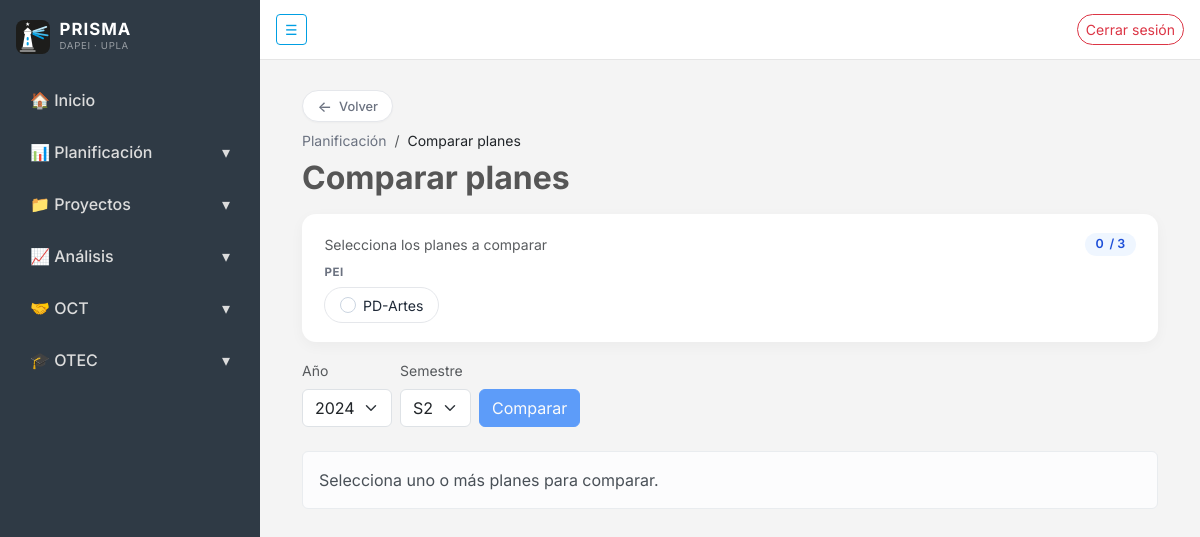
Page /planificacion/programas/comparar/ (signed in) on the earlier database version.
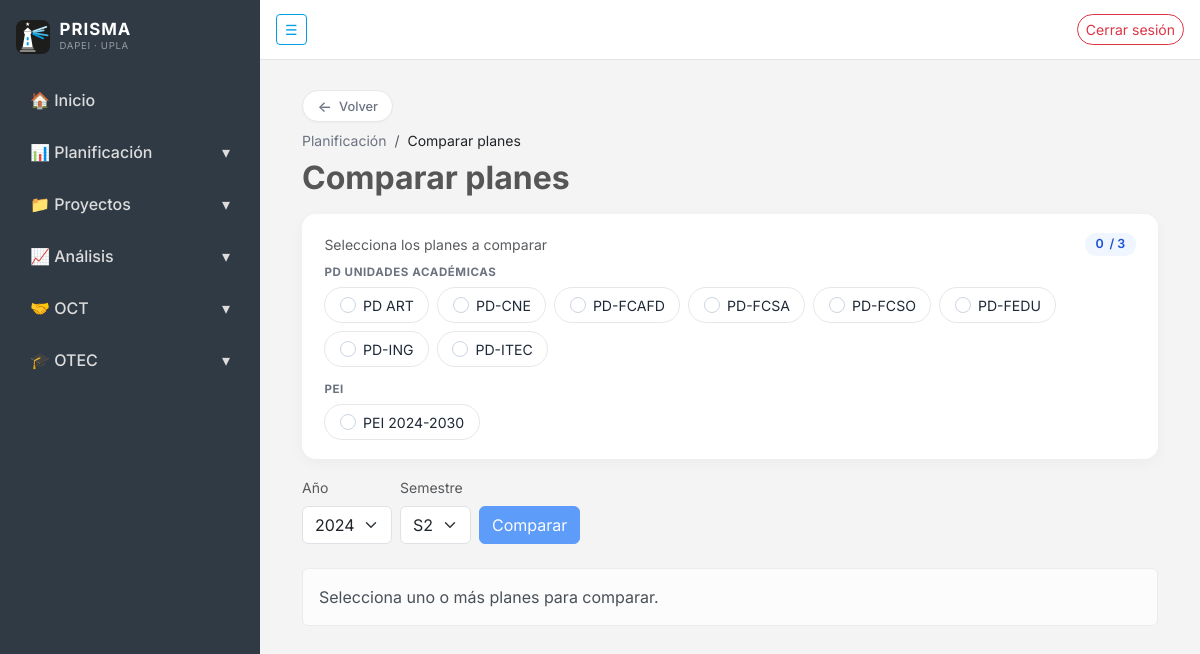
Same page on the later database version.
### planificacion/models.py (models this page shows, shortened)
class Programa(models.Model):
    class TipoPrograma(models.TextChoices):
        PEI = "PEI", "PEI"
        PD_UNIDADES = "PD_UNI", "PD Unidades Académicas"
        PD_FUNCIONES = "PD_FUN", "PD Funciones Institucionales"
    class Estado(models.TextChoices):
        BORRADOR = "BORRADOR", "Borrador"
        VIGENTE = "VIGENTE", "Vigente"
        CERRADO = "CERRADO", "Cerrado"
    nombre = models.CharField(max_length=100)
    tipo = models.CharField(
        max_length=10,
        choices=TipoPrograma.choices,
        default=TipoPrograma.PEI,
    )
    estado = models.CharField(
        max_length=10,
        choices=Estado.choices,
        default=Estado.BORRADOR,
    )
    objetivos = models.ManyToManyField(
        "Objetivo",
        blank=True,
        related_name="programas_asociados",
    )
    fecha_creacion = models.DateTimeField(auto_now_add=True)
    creado_por = models.ForeignKey(
        settings.AUTH_USER_MODEL,
        on_delete=models.PROTECT,
        null=True,
        blank=True,
        related_name="programas_creados",
    )
    eliminado = models.BooleanField(default=False)
    objects = ActivosManager()
    todos = models.Manager()
    class Meta:
        verbose_name = "Programa / PD"
        verbose_name_plural = "Programas / PD"
        ordering = ["nombre"]
        constraints = [
            models.UniqueConstraint(
                fields=["nombre", "tipo"],
                condition=models.Q(eliminado=False),
                name="programa_unico_nombre_tipo_activo",
            ),
        ]

### planificacion/views.py (the view)
# urls.py: path("programas/comparar/", views.comparar_programas, name="comparar"),
@login_required
def comparar_programas(request):
    raw_ids = request.GET.getlist("p")
    ids = []
    for x in raw_ids:
        v = _safe_int(x, None)
        if v is not None:
            ids.append(v)
    ids = ids[:3]
    seleccionados = list(Programa.objects.filter(id__in=ids))
    anio = _safe_int(request.GET.get("anio"), DEFAULT_ANIOS[0])
    semestre = _safe_int(request.GET.get("semestre"), 2)
    if semestre not in (1, 2):
        semestre = 2
    columnas = []
    for p in seleccionados:
        estructura, avance = _construir_estructura(p, anio, semestre)
        columnas.append({"programa": p, "estructura": estructura, "avance": avance})
    todos = Programa.objects.all().order_by("tipo", "nombre")
    return render(request, "planificacion/comparar.html", {
        "todos": todos,
        "seleccionados": seleccionados,
        "columnas": columnas,
        "anio": anio,
        "semestre": semestre,
        "anios": DEFAULT_ANIOS,
    })

### planificacion/helpers.py (called while the page is built, shortened)
def _safe_int(raw, default):
    if raw is None:
        return default

### planificacion/models.py (called while the page is built)
    def get_queryset(self):
        return super().get_queryset().filter(eliminado=False)

### planificacion/templates/planificacion/comparar.html (shortened to what the changed rows need)
{% extends "core/base.html" %}
{% load planificacion_extras l10n %}
{% block content %}
{% localize off %}
<div class="container-fluid">
    <h2 class="fw-bold mb-3">Comparar planes</h2>
    <form method="GET" class="mb-4" id="form-comparar">
        <div class="selector-planes mb-3">
            {% regroup todos by get_tipo_display as planes_por_tipo %}
            {% for grupo in planes_por_tipo %}
                <div class="tipo-grupo">
                    <div class="tipo-titulo">{{ grupo.grouper }}</div>
                    <div class="d-flex flex-wrap gap-2">
                        {% for p in grupo.list %}
                            <label class="plan-chip {% if p in seleccionados %}is-selected{% endif %}">
                                <span class="chip-check"></span>
                                <span>{{ p.nombre }}</span>
                            </label>
                        {% endfor %}
                    </div>
                </div>
            {% empty %}
                <p class="text-muted small mb-0">No hay planes registrados.</p>
            {% endfor %}
        </div>
    </form>
</div>
{% endlocalize %}
{% endblock %}

Differences in the rows shown:
no longer on this page (row edited): Programa: nombre "PD-Artes", shown under "PEI"
added Programa: nombre "PD ART", shown under "PD UNIDADES ACADÉMICAS"
added Programa: nombre "PD-CNE", shown under "PD UNIDADES ACADÉMICAS"
added Programa: nombre "PD-FCAFD", shown under "PD UNIDADES ACADÉMICAS"
added Programa: nombre "PD-FCSA", shown under "PD UNIDADES ACADÉMICAS"
added Programa: nombre "PD-FCSO", shown under "PD UNIDADES ACADÉMICAS"
added Programa: nombre "PD-FEDU", shown under "PD UNIDADES ACADÉMICAS"
added Programa: nombre "PD-ING", shown under "PD UNIDADES ACADÉMICAS"
added Programa: nombre "PD-ITEC", shown under "PD UNIDADES ACADÉMICAS"
added Programa: nombre "PEI 2024-2030", shown under "PEI"
Other differences:
new list line: "PD UNIDADES ACADÉMICAS"
